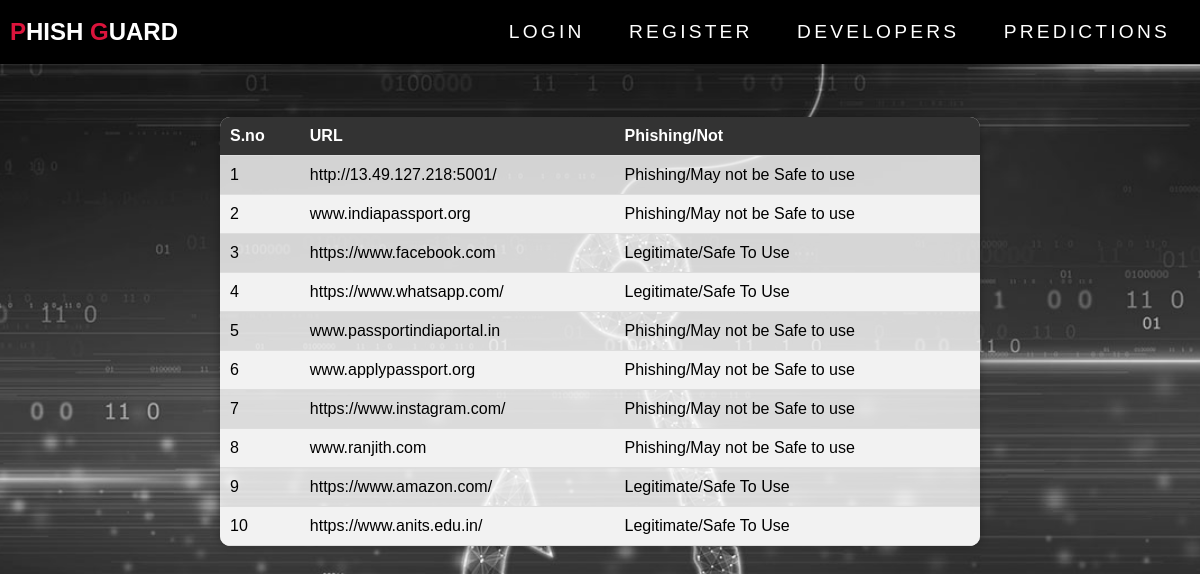
Screenshot of /phishdb with the database file from the repository.
### tables this page shows
CREATE TABLE phishingDataBase (url TEXT PRIMARY KEY, status TEXT);

### app.py (the view)
@app.route("/phishdb")
def phishdb():
    rows=conn.executeAll("select * from phishingDataBase")
    print("rows",rows)
    return render_template('viewdb.html',rows=rows)

### db/connection.py (called while the page is built)
    def executeAll(self, query):
        try:
            self.cursor.execute(query)
            rows = self.cursor.fetchall()
            return rows
        except Exception as e:
            return None

### templates/viewdb.html (shortened to what this page needs)
<!DOCTYPE html>
<html lang="en">
  <head>
    <link
      rel="stylesheet"
      type="text/css"
      href="{{url_for('static', filename='styles/main.css') }}"
    />
  </head>
  <body>
    <section id="header">
      <div class="header container">
        <div class="nav-bar">
          <div class="brand">
            <a href="/welcome">
              <h1><span>P</span>hish <span>G</span>uard</h1>
            </a>
          </div>
          <div class="nav-list">
            <ul>
              <li><a href="/login" data-after="Login">login</a></li>
              <li><a href="/signup" data-after="Register">Register</a></li>
              <li>
                <a href="/devloper" data-after="Developers">Developers</a>
              </li>
              <li>
                <a href="/phishdb">Predictions</a>
              </li>
            </ul>
          </div>
        </div>
      </div>
    </section>
    <div class="table-container">
      <table>
        <thead>
          <tr>
            <th>S.no</th>
            <th>URL</th>
            <th>Phishing/Not</th>
          </tr>
        </thead>
        <tbody>
          {% for row in rows %}
          <tr>
            <td>{{ loop.index }}</td>
            <td class="url">{{ row[0] }}</td>
            <td>{{ row[1] }}</td>
          </tr>
          {% endfor %}
        </tbody>
      </table>
    </div>
  </body>
</html>

### static/styles/main.css (style rules this page uses)
* { padding: 0; margin: 0; box-sizing: border-box; }
.brand h1 { font-size: 3rem; text-transform: uppercase; color: white; }
.brand h1 span { color: crimson; }
a { text-decoration: none; }
.container { min-height: 100vh; width: 100%; display: flex; align-items: center; justify-content: center; }
#header { position: fixed; z-index: 1000; left: 0; top: 0; width: 100vw; height: auto; }
#header .header { min-height: 8vh; background-color: black; transition: 0.3s ease background-color; }
#header .nav-bar { display: flex; align-items: center; justify-content: space-between; width: 100%; height: 100%; max-width: 1300px; padding: 0 10px; }
#header .nav-list ul { list-style: none; position: absolute; background-color: rgb(31, 30, 30); width: 80vw; height: 100vh; left: 100%; top: 0; display: flex; flex-direction: column; justify-content: center; align-items: center; z-index: 1; overflow-x: hidden; transition: 0.5s ease left; }
#header .nav-list ul a { font-size: 2.5rem; font-weight: 500; letter-spacing: 0.2rem; text-decoration: none; color: white; text-transform: uppercase; padding: 20px; display: block; }
#header .nav-list ul a::after { content: attr(data-after); position: absolute; top: 50%; left: 50%; transform: translate(-50%, -50%) scale(0); color: rgba(240, 248, 255, 0.021); font-size: 2rem; letter-spacing: 50px; z-index: -1; transition: 0.3s ease letter-spacing; }
@media only screen and (min-width: 1200px) { #header .nav-list ul { position: initial; display: block; height: auto; width: fit-content; background-color: transparent; } }
@media only screen and (min-width: 1200px) { #header .nav-list ul li { display: inline-block; } }
@media only screen and (min-width: 1200px) { #header .nav-list ul li a { font-size: 1.2rem; } }
@media only screen and (min-width: 1200px) { #header .nav-list ul a:after { display: none; } }
h1 { margin: 0; }
.brand h1 { font-size: 1.5rem; text-transform: uppercase; color: white; }
#header { position: fixed; z-index: 1000; width: 100vw; height: auto; }
.container { display: flex; flex-direction: column; align-items: center; }

### templates/viewdb.html (style rules this page uses)
body { font-family: Arial, sans-serif; background-image: url("static/images/phish4.jpg"); background-repeat: no-repeat; background-position: center; background-size: cover; background-attachment: fixed; height: 100vh; margin: 0; padding: 0; }
.table-container { padding: 20px; max-width: 800px; margin: 97px auto; }
table { width: 100%; border-collapse: collapse; border-radius: 10px; overflow: hidden; box-shadow: 0 0 10px rgba(0, 0, 0, 0.3); background-color: rgba(255, 255, 255, 0.8); }
th, td { padding: 10px; text-align: left; border-bottom: 1px solid #ddd; }
th { background-color: #333; color: white; font-weight: bold; }
tbody tr:nth-child(even) { background-color: #f2f2f2; }
td.url { word-wrap: break-word; max-width: 250px; }

### rows the page displays
phishingDataBase: url "http://13.49.127.218:5001/", status "Phishing/May not be Safe to use"
phishingDataBase: url "www.indiapassport.org", status "Phishing/May not be Safe to use"
phishingDataBase: url "https://www.facebook.com", status "Legitimate/Safe To Use"
phishingDataBase: url "https://www.whatsapp.com/", status "Legitimate/Safe To Use"
phishingDataBase: url "www.passportindiaportal.in", status "Phishing/May not be Safe to use"
phishingDataBase: url "www.applypassport.org", status "Phishing/May not be Safe to use"
phishingDataBase: url "https://www.instagram.com/", status "Phishing/May not be Safe to use"
phishingDataBase: url "www.ranjith.com", status "Phishing/May not be Safe to use"
phishingDataBase: url "https://www.amazon.com/", status "Legitimate/Safe To Use"
phishingDataBase: url "https://www.anits.edu.in/", status "Legitimate/Safe To Use"
